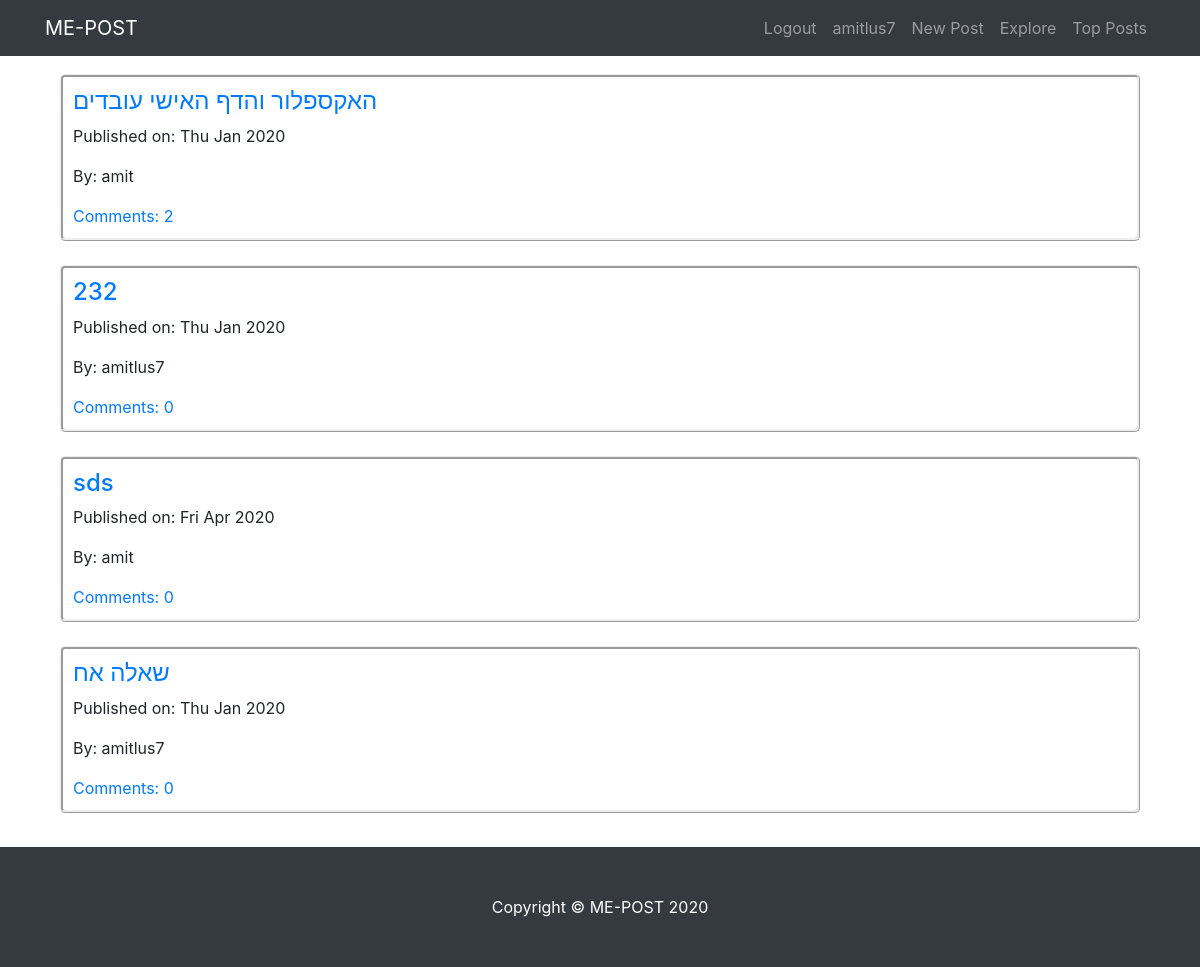
/TheApp/explore/ (signed in), run on the app's committed database.
### TheApp/models.py (models this page shows, shortened)
class Post(models.Model):
    author = models.ForeignKey(User, on_delete=models.PROTECT)
    title = models.CharField(max_length=200)
    text = models.TextField()
    create_date = models.DateTimeField(default=timezone.now)
    post_views = models.IntegerField(default=0)

### TheApp/views.py (the view)
# urls.py: path('explore/', views.PostListView.as_view(), name='post_list'),
class PostListView(LoginRequiredMixin, ListView):
    model = Post
    context_object_name = 'thelist'
    template_name = 'TheApp/explore.html'
    def get_queryset(self):
        return Post.objects.order_by('?')

### templates/TheApp/explore.html
{% extends "TheApp/base.html" %}
{% block body_block %}
{% if thelist %}
<div class="container" style = "padding-bottom: 130px; margin-top:50px;">
  {% for post in thelist|slice:":4" %}
  <div class="Misgeret">
    <h4><a href="{% url 'TheApp:post_detail' pk=post.pk %}">{{ post.title }}</a></h4>
      <p>Published on: {{post.create_date|date:"D M Y"}}</p>
      <p>By: {{post.author}}</p>
    <a href="{% url 'TheApp:post_detail' pk=post.pk %}">Comments: {{ post.comments.count }}</a>
  </div>
  <br>
  {% endfor %}
</div>
{% else %}
<h2>No Posts Created</h2>
{% endif %}
{% endblock %}

### templates/TheApp/base.html (shortened to what this page needs)
<!DOCTYPE html>
{% load static %}
<html lang="en" dir="ltr">
  <head>
<link rel="stylesheet" href="https://stackpath.bootstrapcdn.com/bootstrap/4.3.1/css/bootstrap.min.css">
    <link rel="stylesheet" href="{% static "css/style.css" %}"/>
  </head>
  <body>
    <div class="fixed-top">
    <nav class="navbar fixed-top navbar-expand-lg navbar-dark bg-dark fixed-top">
      <div class="container">
        <a class="navbar-brand" href="{% url 'TheApp:index' %}">ME-POST</a>
        <div class="collapse navbar-collapse" id="navbarResponsive">
          <ul class="navbar-nav ml-auto">
            {% if user.is_authenticated %}
                      <li><a class= 'nav-link' href="{% url 'logout' %}">Logout</a></li>
                      <li><a class="nav-link" href="{% url 'TheApp:personalposts' username=user.username %}">{{ user.username }}</a></li>
                      <li><a class="nav-link" href="{% url 'TheApp:post_form' %}">New Post</a></li>
                      <li><a class="nav-link" href="{% url 'TheApp:post_list' %}">Explore</a></li>
                      <li><a class="nav-link" href="{% url 'TheApp:top_posts' %}">Top Posts</a></li>
                      {% else %}
                      <li><a class= 'nav-link' href="{% url 'TheApp:user_login' %}">Login</a></li>
                      {% endif %}
          </ul>
        </div>
      </div>
    </nav>
    </div>
    <div class="fixed-bottom" id="bottom">
    <footer class="py-5 bg-dark">
      <div class="container">
        <p class="m-0 text-center text-white">Copyright &copy; ME-POST 2020</p>
      </div>
    </footer>
    </div>
<div class="container">
  {% block body_block %}
  {% endblock %}
</div>
  </body>
</html>

### static/css/style.css (style rules this page uses)
.Misgeret { border-style:ridge; border-radius: 5px; padding: 10px; }

### data on the page
Post: title "האקספלור והדף האישי עובדים", create_date "Thu Jan 2020", author "amit", comments.count "2"
Post: title "232", create_date "Thu Jan 2020", author "amitlus7", comments.count "0"
Post: title "sds", create_date "Fri Apr 2020", author "amit", comments.count "0"
Post: title "שאלה אח", create_date "Thu Jan 2020", author "amitlus7", comments.count "0"

### other printed values
{{ user.username }} "amitlus7"
